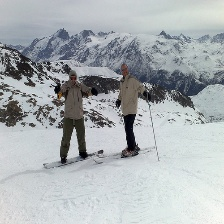
#> input picture PIL/test.jpg, 224 x 224 px
$ python demo1.py
#> lines starting #> are read from the running program, lines starting #| are printed output that depends on the picture
#!/usr/bin/env python3
from PIL import Image

# 打开一个jpg图像文件，注意是当前路径:
im = Image.open('test.jpg')
#> im is the input picture: PIL image 224x224 RGB; mean R, G, B 169.9, 175.4, 178.2
# 获得图像尺寸:
w, h = im.size
#> w = 224; h = 224
print('Original image size: %sx%s' % (w, h))
#| Original image size: 224x224
im.show()
# 缩放到50%:
im.thumbnail((w//2, h//2))
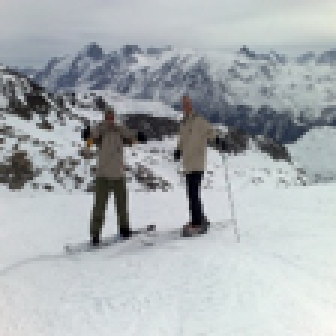
#> im: PIL image 112x112 RGB (shown 3 times larger); mean R, G, B 169.9, 175.4, 178.2
print('Resize image to: %sx%s' % (w//2, h//2))
#| Resize image to: 112x112
# 把缩放后的图像用jpeg格式保存:
im.save('thumbnail.jpg', 'jpeg')
